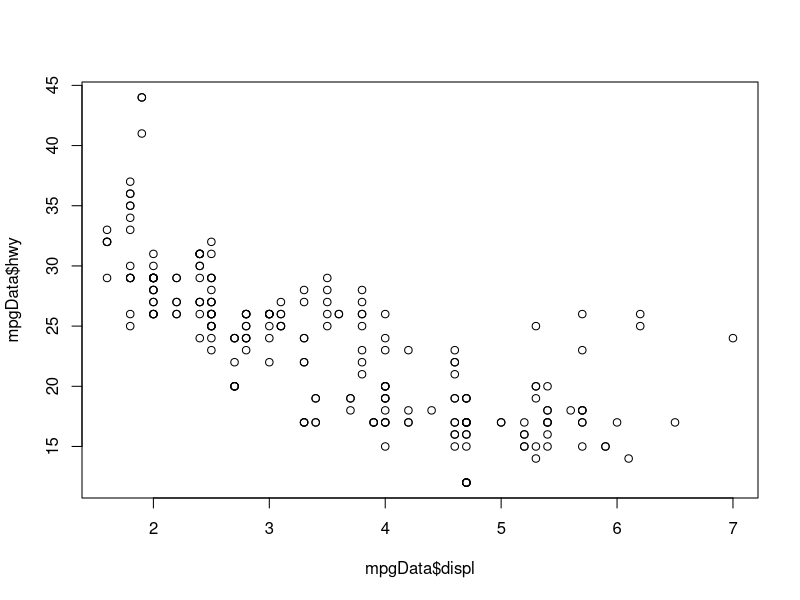
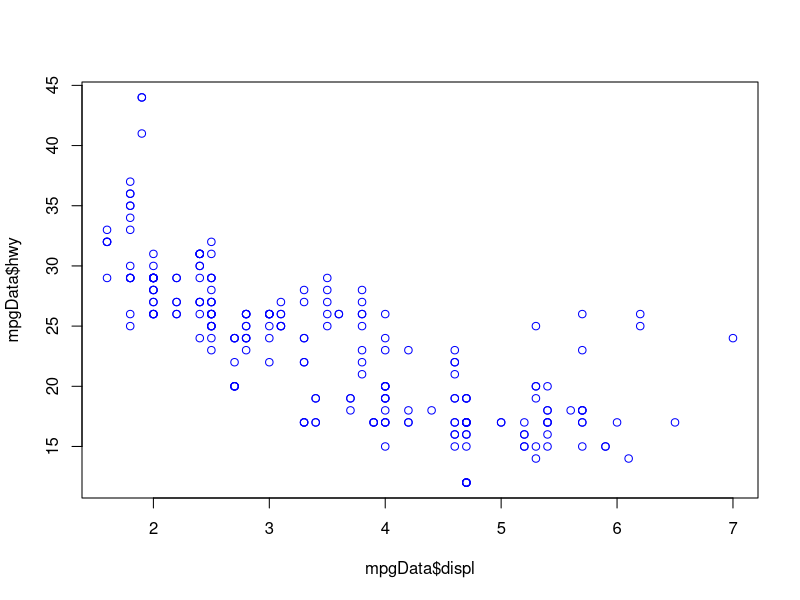
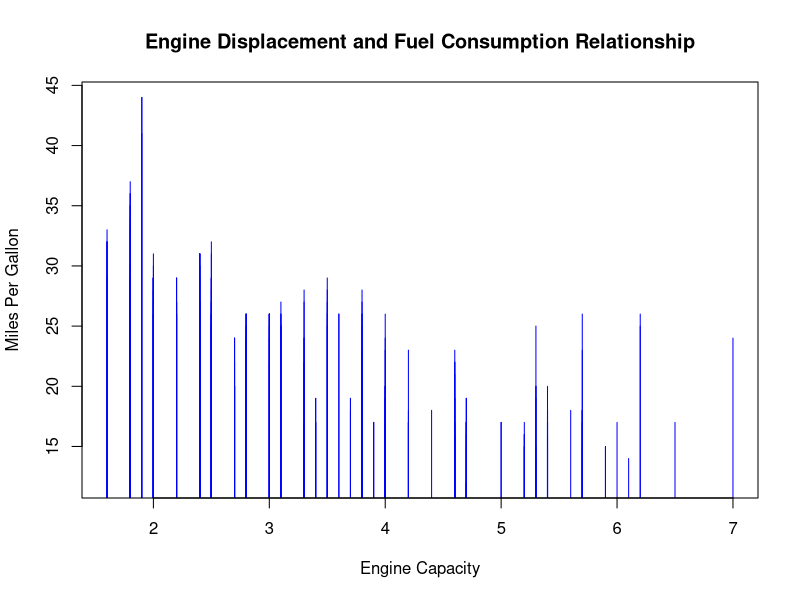

These figures' R source, in order:
# ggplot
# visualization

install.packages("ggplot2")
library(ggplot2)

ggplot2::mpg # the first 10 lines of data

mpgData = mpg # assign the data set to the variable

?mpg # data information

# visualization
?plot # data information

plot(x = mpgData$displ, y = mpgData$hwy) # x -> displ, y -> hwy
# As the engine size increases, the mileage traveled decreases

# coloring
plot(x = mpgData$displ, y = mpgData$hwy, col = "blue")

# edit table headers, add title, type arrangement
plot(x = mpgData$displ, 
     y = mpgData$hwy, 
     col = "blue", 
     xlab = "Engine Capacity", 
     ylab = "Miles Per Gallon", 
     main = "Engine Displacement and Fuel Consumption Relationship", 
     type = "h")





